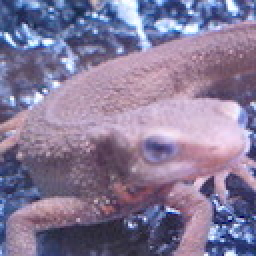
#> input picture Question_61_70/imori.jpg, 128 x 128 px, found by its file name (shown 2 times larger)
$ python answer_68.py   (older library calls are emulated)
#> lines starting #> are read from the running program, lines starting #| are printed output that depends on the picture; after the words box and inside, x2 and y2 are one past the last pixel; in counts of white or black regions, pixels touching at a corner belong together
import cv2
import numpy as np
import matplotlib.pyplot as plt

# Read image
img = cv2.imread("imori.jpg").astype(np.float32)
H, W, C = img.shape
#> H = 128; W = 128; C = 3

# Grayscale
gray = 0.2126 * img[..., 2] + 0.7152 * img[..., 1] + 0.0722 * img[..., 0]

# Magnitude and gradient
gray = np.pad(gray, (1, 1), 'edge')
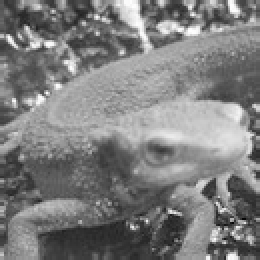
#> gray: shape (130, 130) float32 (shown 2 times larger); min 6.71, max 254.4, mean 126.2

gx = gray[1:H+1, 2:] - gray[1:H+1, :W]
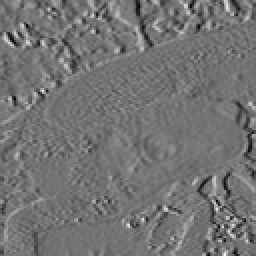
#> gx: shape (128, 128) float32 (shown 2 times larger); min -175, max 211.2, mean -0.1; drawn with min black and max white
gy = gray[2:, 1:W+1] - gray[:H, 1:W+1]
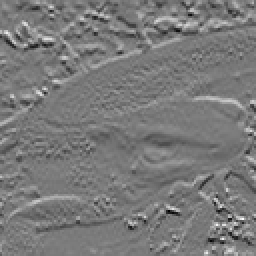
#> gy: shape (128, 128) float32 (shown 2 times larger); min -200.7, max 218, mean -0.4; drawn with min black and max white
gx[gx == 0] = 0.000001
#> gx: shape (128, 128) float32; 0.32% of pixels changed, all inside (x1, y1, x2, y2) = (0, 16, 128, 128)

mag = np.sqrt(gx ** 2 + gy ** 2)
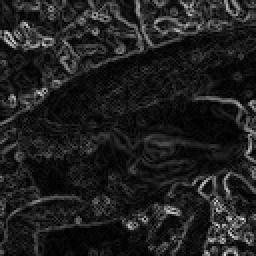
#> mag: shape (128, 128) float32 (shown 2 times larger); min 0.0682, max 230.8, mean 31.7
gra = np.arctan(gy / gx)
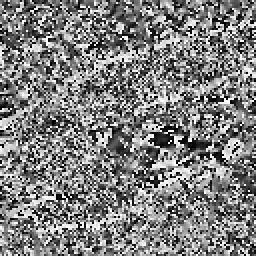
#> gra: shape (128, 128) float32 (shown 2 times larger); min -1.57, max 1.57, mean -0.00223; drawn with min black and max white
gra[gra<0] = np.pi / 2 + gra[gra < 0] + np.pi / 2
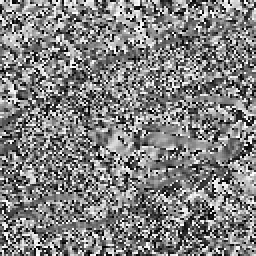
#> gra: shape (128, 128) float32 (shown 2 times larger); min 0, max 3.14, mean 1.58; drawn with min black and max white

# Gradient histogram
gra_n = np.zeros_like(gra, dtype=np.int)

d = np.pi / 9
for i in range(9):
    gra_n[np.where((gra >= d * i) & (gra <= d * (i+1)))] = i


N = 8
HH = H // N
#> HH = 16
HW = W // N
#> HW = 16
Hist = np.zeros((HH, HW, 9), dtype=np.float32)
for y in range(HH):
    for x in range(HW):
        for j in range(N):
            for i in range(N):
                Hist[y, x, gra_n[y*4+j, x*4+i]] += mag[y*4+j, x*4+i]

## Normalization
C = 3
eps = 1
for y in range(HH):
    for x in range(HW):
        #for i in range(9):
        Hist[y, x] /= np.sqrt(np.sum(Hist[max(y-1,0):min(y+2, HH), max(x-1,0):min(x+2, HW)] ** 2) + eps)

for i in range(9):
    plt.subplot(3,3,i+1)
    plt.imshow(Hist[..., i])
    plt.axis('off')
    plt.xticks(color="None")
    plt.yticks(color="None")
plt.savefig("out.png")
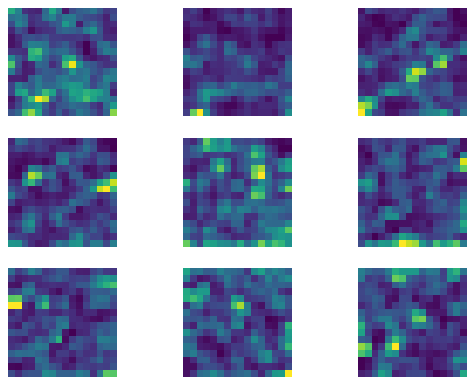
#> figure drawn by matplotlib, 9 panels
plt.show()
